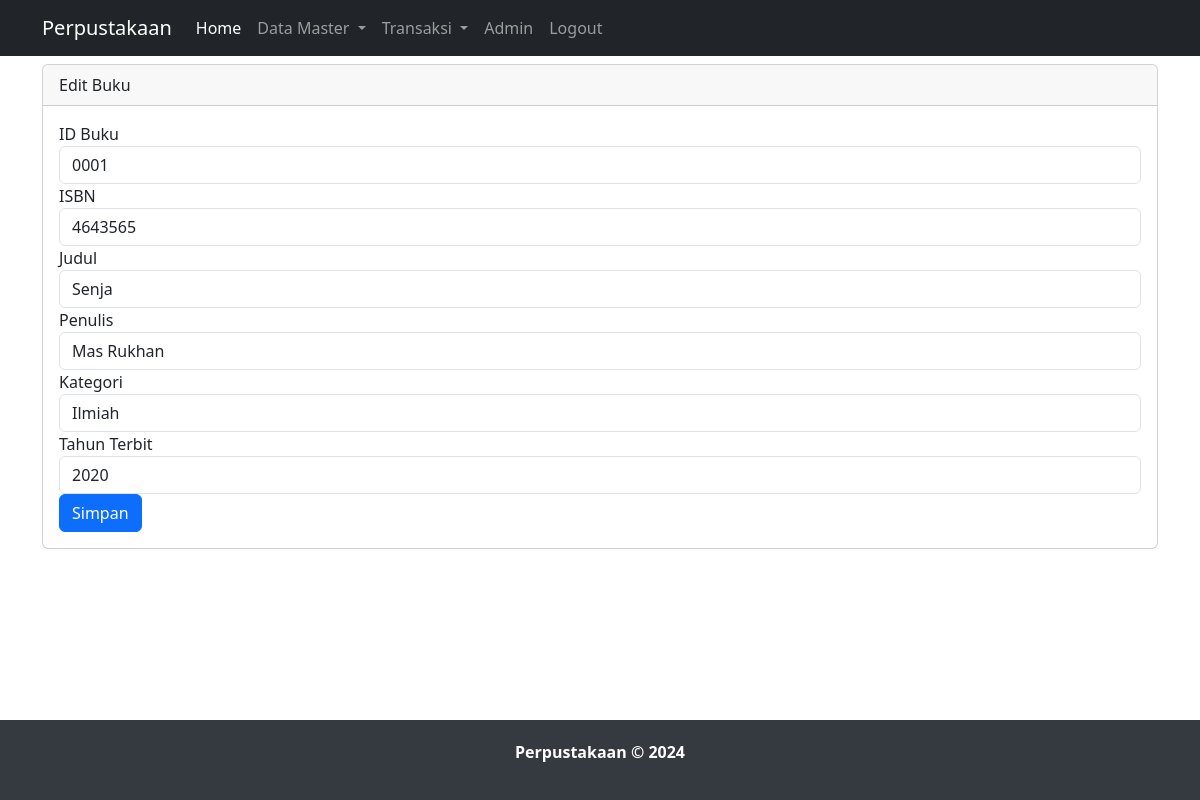
/edit_buku.php?id=0001, run on the app's committed database.
### tables this page shows
CREATE TABLE `buku` (
  `id_buku` varchar(5) NOT NULL,
  `isbn` varchar(30) DEFAULT NULL,
  `judul` varchar(255) DEFAULT NULL,
  `penulis` varchar(11) DEFAULT NULL,
  `id_kategori` int(11) DEFAULT NULL,
  `tahun_terbit` varchar(4) DEFAULT NULL
);

CREATE TABLE `kategori` (
  `id_kategori` int(11) NOT NULL,
  `nama_kategori` varchar(21) DEFAULT NULL
);

### edit_buku.php (the view, shortened to what this page needs)
<?php
include "header.php";
$id_buku = $_GET['id'];
$query = "SELECT * FROM buku WHERE id_buku = '$id_buku'";
$result = mysqli_query($koneksi, $query);
$data = mysqli_fetch_assoc($result);
$query_kategori = "SELECT * FROM kategori";
$result_kategori = mysqli_query($koneksi, $query_kategori);
?>
<div class="container">
    <div class="row">
        <div class="col-lg-12 mt-2">
            <div class="card">
                <div class="card-header">
                    Edit Buku
                </div>
                <div class="card-body">
                    <form action="" method="POST">
                        <div class="form-group">
                            <label for="id_buku">ID Buku</label>
                            <input type="text" class="form-control" id="id_buku" name="id_buku" value="<?php echo $data['id_buku']; ?>" readonly>
                        </div>
                        <div class="form-group">
                            <label for="isbn">ISBN</label>
                            <input type="text" class="form-control" id="isbn" name="isbn" value="<?php echo $data['isbn']; ?>" required>
                        </div>
                        <div class="form-group">
                            <label for="judul">Judul</label>
                            <input type="text" class="form-control" id="judul" name="judul" value="<?php echo $data['judul']; ?>" required>
                        </div>
                        <div class="form-group">
                            <label for="penulis">Penulis</label>
                            <input type="text" class="form-control" id="penulis" name="penulis" value="<?php echo $data['penulis']; ?>" required>
                        </div>
                        <div class="form-group">
                            <label for="id_kategori">Kategori</label>
                            <select class="form-control" id="id_kategori" name="id_kategori" required>
                                <?php while($kategori = mysqli_fetch_assoc($result_kategori)) { ?>
                                    <option value="<?php echo $kategori['id_kategori']; ?>" <?php if($kategori['id_kategori'] == $data['id_kategori']) echo 'selected'; ?>>
                                        <?php echo $kategori['nama_kategori']; ?>
                                    </option>
                                <?php } ?>
                            </select>
                 </div>
                        <div class="form-group">
                            <label for="tahun_terbit">Tahun Terbit</label>
                            <input type="number" class="form-control" id="tahun_terbit" name="tahun_terbit" value="<?php echo $data['tahun_terbit']; ?>" required>
                        </div>
                        <button type="submit" name="submit" class="btn btn-primary">Simpan</button>
                    </form>
                </div>
            </div>
        </div>
    </div>
</div>

### header.php (style rules this page uses)
html, body { height: 100%; margin: 0; display: flex; flex-direction: column; }
.card { transition: transform 0.3s; }

### data on the page
buku: id_buku "0001", isbn "4643565", judul "Senja", penulis "Mas Rukhan", id_kategori "Ilmiah", tahun_terbit "2020"
